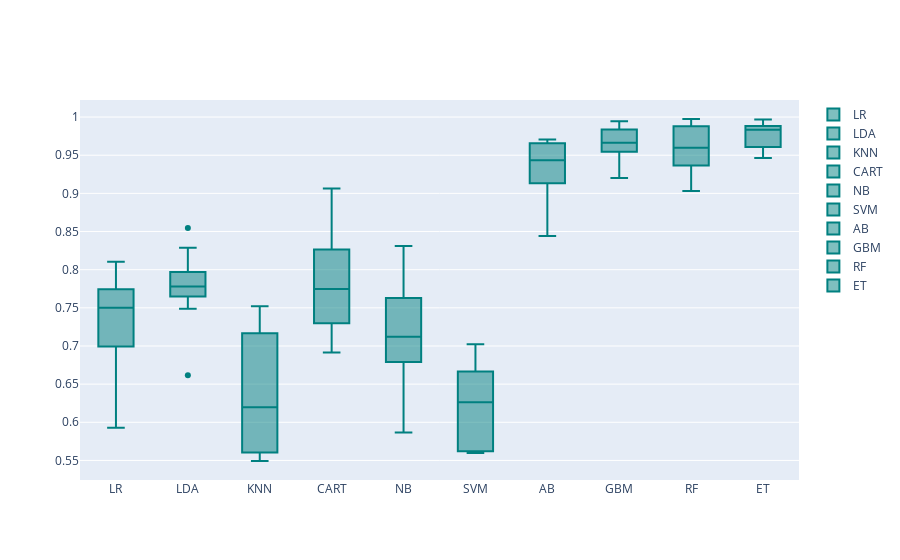

This figure's notebook cell:
### Code cell
models = GetBasedModel()
names,results = BasedLine2(X_train, y_train,models)
PlotBoxR().PlotResult(names,results)

### Figure 1 — Plotly figure (JSON) as saved in the notebook; plotly's stock layout.template omitted (floating-point values rounded to 4 significant figures)
{"data": [{"marker": {"color": "rgb(0, 128, 128)"}, "name": "LR", "type": "box", "y": [0.6993, 0.8102, 0.7106, 0.7568, 0.5929, 0.6875, 0.795, 0.7725, 0.7432, 0.7744]}, {"marker": {"color": "rgb(0, 128, 128)"}, "name": "LDA", "type": "box", "y": [0.7489, 0.8547, 0.7658, 0.8288, 0.6616, 0.7675, 0.7883, 0.7962, 0.7971, 0.7647]}, {"marker": {"color": "rgb(0, 128, 128)"}, "name": "KNN", "type": "box", "y": [0.7176, 0.7168, 0.5493, 0.752, 0.6267, 0.5574, 0.5602, 0.5867, 0.6468, 0.6125]}, {"marker": {"color": "rgb(0, 128, 128)"}, "name": "CART", "type": "box", "y": [0.7714, 0.7782, 0.7714, 0.7297, 0.6914, 0.8266, 0.83, 0.7016, 0.7849, 0.9065]}, {"marker": {"color": "rgb(0, 128, 128)"}, "name": "NB", "type": "box", "y": [0.7207, 0.8311, 0.5867, 0.7033, 0.6791, 0.763, 0.6926, 0.6278, 0.7523, 0.7636]}, {"marker": {"color": "rgb(0, 128, 128)"}, "name": "SVM", "type": "box", "y": [0.6588, 0.7021, 0.5619, 0.6154, 0.5614, 0.6303, 0.6824, 0.5597, 0.6667, 0.6224]}, {"marker": {"color": "rgb(0, 128, 128)"}, "name": "AB", "type": "box", "y": [0.9488, 0.9657, 0.9448, 0.942, 0.9245, 0.8671, 0.844, 0.9657, 0.9705, 0.9133]}, {"marker": {"color": "rgb(0, 128, 128)"}, "name": "GBM", "type": "box", "y": [0.9369, 0.9921, 0.9645, 0.9679, 0.92, 0.9944, 0.9837, 0.9544, 0.9649, 0.9768]}, {"marker": {"color": "rgb(0, 128, 128)"}, "name": "RF", "type": "box", "y": [0.9032, 0.9437, 0.9887, 0.9386, 0.9172, 0.9975, 0.9859, 0.9367, 0.9881, 0.9759]}, {"marker": {"color": "rgb(0, 128, 128)"}, "name": "ET", "type": "box", "y": [0.9721, 0.9952, 0.9854, 0.951, 0.9462, 0.9814, 0.9868, 0.9609, 0.9884, 0.9969]}], "layout": {}}
